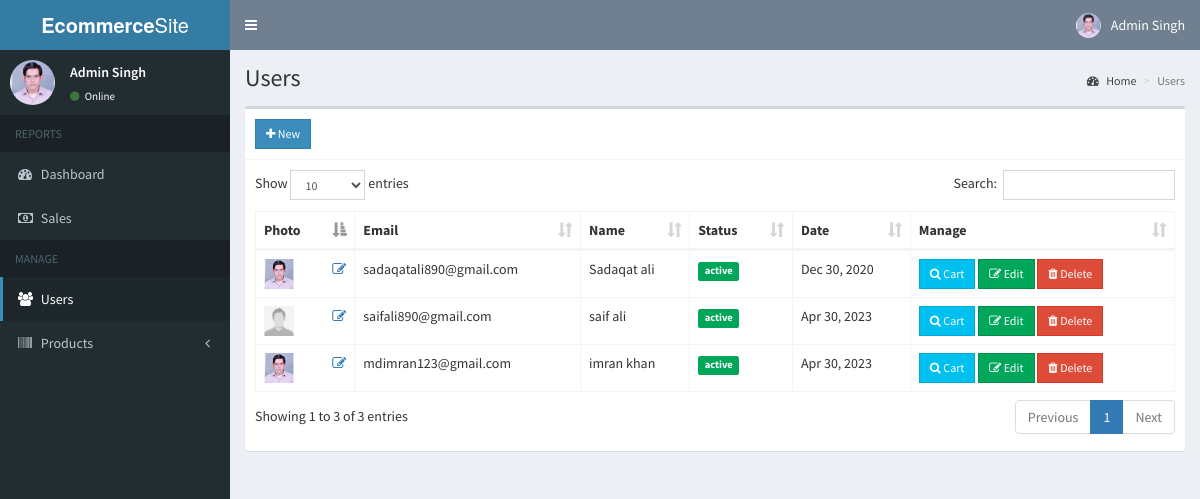
The page /admin/users.php (signed in) on the database its author committed.
### tables this page shows
CREATE TABLE `users` (
  `id` int(11) NOT NULL,
  `email` varchar(200) NOT NULL,
  `mobile` varchar(15) NOT NULL,
  `password` varchar(60) NOT NULL,
  `type` int(1) NOT NULL,
  `firstname` varchar(50) NOT NULL,
  `lastname` varchar(50) NOT NULL,
  `address` text NOT NULL,
  `contact_info` varchar(100) NOT NULL,
  `photo` varchar(200) NOT NULL,
  `status` int(1) NOT NULL DEFAULT 1,
  `activate_code` varchar(15) NOT NULL,
  `reset_code` varchar(15) NOT NULL,
  `created_on` date NOT NULL
);

### admin/includes/session.php (called while the page is built, shortened)
<?php
	include '../includes/conn.php';
	$conn = $pdo->open();
	$stmt = $conn->prepare("SELECT * FROM users WHERE id=:id");
	$stmt->execute(['id'=>$_SESSION['admin']]);
	$admin = $stmt->fetch();
?>

### admin/users.php (the view, shortened to what this page needs)
<?php include 'includes/session.php'; ?>
<?php include 'includes/header.php'; ?>
<body class="hold-transition skin-blue sidebar-mini">
<div class="wrapper">
  <?php include 'includes/navbar.php'; ?>
  <?php include 'includes/menubar.php'; ?>
  <div class="content-wrapper">
    <section class="content-header">
      <h1>
        Users
      </h1>
      <ol class="breadcrumb">
        <li><a href="#"><i class="fa fa-dashboard"></i> Home</a></li>
        <li class="active">Users</li>
      </ol>
    </section>
    <section class="content">
      <div class="row">
        <div class="col-xs-12">
          <div class="box">
            <div class="box-header with-border">
              <a href="#addnew" data-toggle="modal" class="btn btn-primary btn-sm btn-flat"><i class="fa fa-plus"></i> New</a>
            </div>
            <div class="box-body">
              <table id="example1" class="table table-bordered">
                <thead>
                  <th>Photo</th>
                  <th>Email</th>
                  <th>Name</th>
                  <th>Status</th>
                  <th>Date</th>
                  <th>Manage</th>
                </thead>
                <tbody>
                  <?php
                    $conn = $pdo->open();
                    try{
                      $stmt = $conn->prepare("SELECT * FROM users WHERE type=:type");
                      $stmt->execute(['type'=>0]);
                      foreach($stmt as $row){
                        $image = (!empty($row['photo'])) ? '../images/'.$row['photo'] : '../images/profile.jpg';
                        $status = ($row['status']) ? '<span class="label label-success">active</span>' : '<span class="label label-danger">not verified</span>';
                        $active = (!$row['status']) ? '<span class="pull-right"><a href="#activate" class="status" data-toggle="modal" data-id="'.$row['id'].'"><i class="fa fa-check-square-o"></i></a></span>' : '';
                        echo "
                          <tr>
                            <td>
                              <img src='".$image."' height='30px' width='30px'>
                              <span class='pull-right'><a href='#edit_photo' class='photo' data-toggle='modal' data-id='".$row['id']."'><i class='fa fa-edit'></i></a></span>
                            </td>
                            <td>".$row['email']."</td>
                            <td>".$row['firstname'].' '.$row['lastname']."</td>
                            <td>
                              ".$status."
                              ".$active."
                            </td>
                            <td>".date('M d, Y', strtotime($row['created_on']))."</td>
                            <td>
                              <a href='cart.php?user=".$row['id']."' class='btn btn-info btn-sm btn-flat'><i class='fa fa-search'></i> Cart</a>
                              <button class='btn btn-success btn-sm edit btn-flat' data-id='".$row['id']."'><i class='fa fa-edit'></i> Edit</button>
                              <button class='btn btn-danger btn-sm delete btn-flat' data-id='".$row['id']."'><i class='fa fa-trash'></i> Delete</button>
                            </td>
                          </tr>
                        ";
                      }
                    }
                    catch(PDOException $e){
                      echo $e->getMessage();
                    }
                  ?>
                </tbody>
              </table>
            </div>
          </div>
        </div>
      </div>
    </section>
  </div>
</div>
</body>
</html>

### admin/includes/navbar.php (shortened to what this page needs)
<header class="main-header">
  <a href="#" class="logo">
    <span class="logo-lg"><b>Ecommerce</b>Site</span>
  </a>
  <nav class="navbar navbar-static-top">
    <a href="#" class="sidebar-toggle" data-toggle="push-menu" role="button">
    </a>
    <div class="navbar-custom-menu">
      <ul class="nav navbar-nav">
        <li class="dropdown user user-menu">
          <a href="#" class="dropdown-toggle" data-toggle="dropdown">
            <img src="<?php echo (!empty($admin['photo'])) ? '../images/'.$admin['photo'] : '../images/profile.jpg'; ?>" class="user-image" alt="User Image">
            <span class="hidden-xs"><?php echo $admin['firstname'].' '.$admin['lastname']; ?></span>
          </a>
        </li>
      </ul>
    </div>
  </nav>
</header>

### admin/includes/menubar.php (shortened to what this page needs)
<aside class="main-sidebar">
  <section class="sidebar">
    <div class="user-panel">
      <div class="pull-left image">
        <img src="<?php echo (!empty($admin['photo'])) ? '../images/'.$admin['photo'] : '../images/profile.jpg'; ?>" class="img-circle" alt="User Image">
      </div>
      <div class="pull-left info">
        <p><?php echo $admin['firstname'].' '.$admin['lastname']; ?></p>
        <a><i class="fa fa-circle text-success"></i> Online</a>
      </div>
    </div>
    <ul class="sidebar-menu" data-widget="tree">
      <li class="header">REPORTS</li>
      <li><a href="home.php"><i class="fa fa-dashboard"></i> <span>Dashboard</span></a></li>
      <li><a href="sales.php"><i class="fa fa-money"></i> <span>Sales</span></a></li>
      <li class="header">MANAGE</li>
      <li><a href="users.php"><i class="fa fa-users"></i> <span>Users</span></a></li>
      <li class="treeview">
        <a href="#">
          <i class="fa fa-barcode"></i>
          <span>Products</span>
          <span class="pull-right-container">
            <i class="fa fa-angle-left pull-right"></i>
          </span>
        </a>
      </li>
    </ul>
  </section>
</aside>

### rows shown on the page
users: photo (picture), firstname "Admin", lastname "Singh"
users: photo (picture), email "sadaqatali890@gmail.com", firstname "Sadaqat", lastname "ali", status "active", created_on "Dec 30, 2020"
users: shows a picture, email "saifali890@gmail.com", firstname "saif", lastname "ali", status "active", created_on "Apr 30, 2023"
users: photo (picture), email "mdimran123@gmail.com", firstname "imran", lastname "khan", status "active", created_on "Apr 30, 2023"
